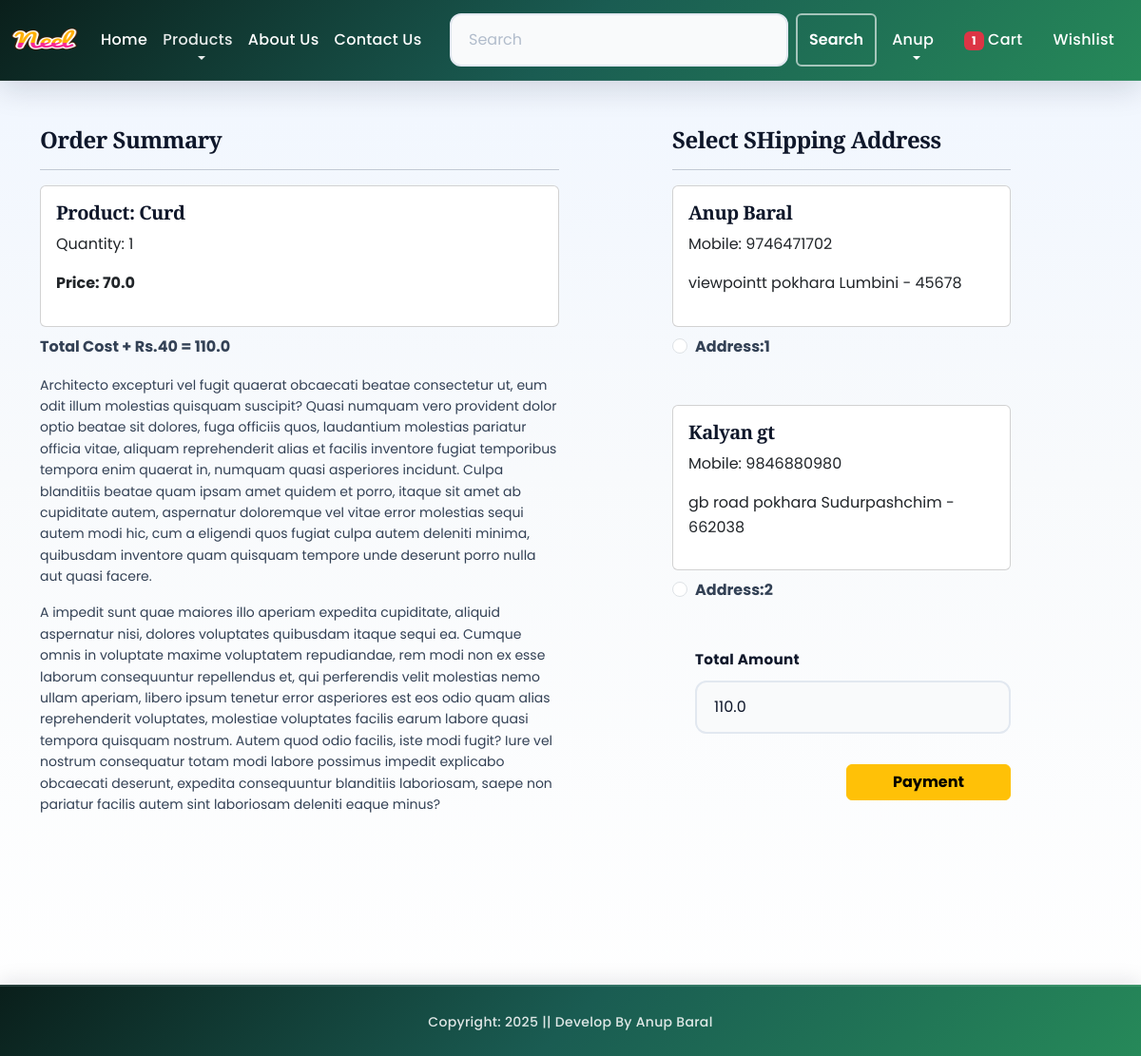
The page /checkout/process/ (signed in) on the database as committed earlier.
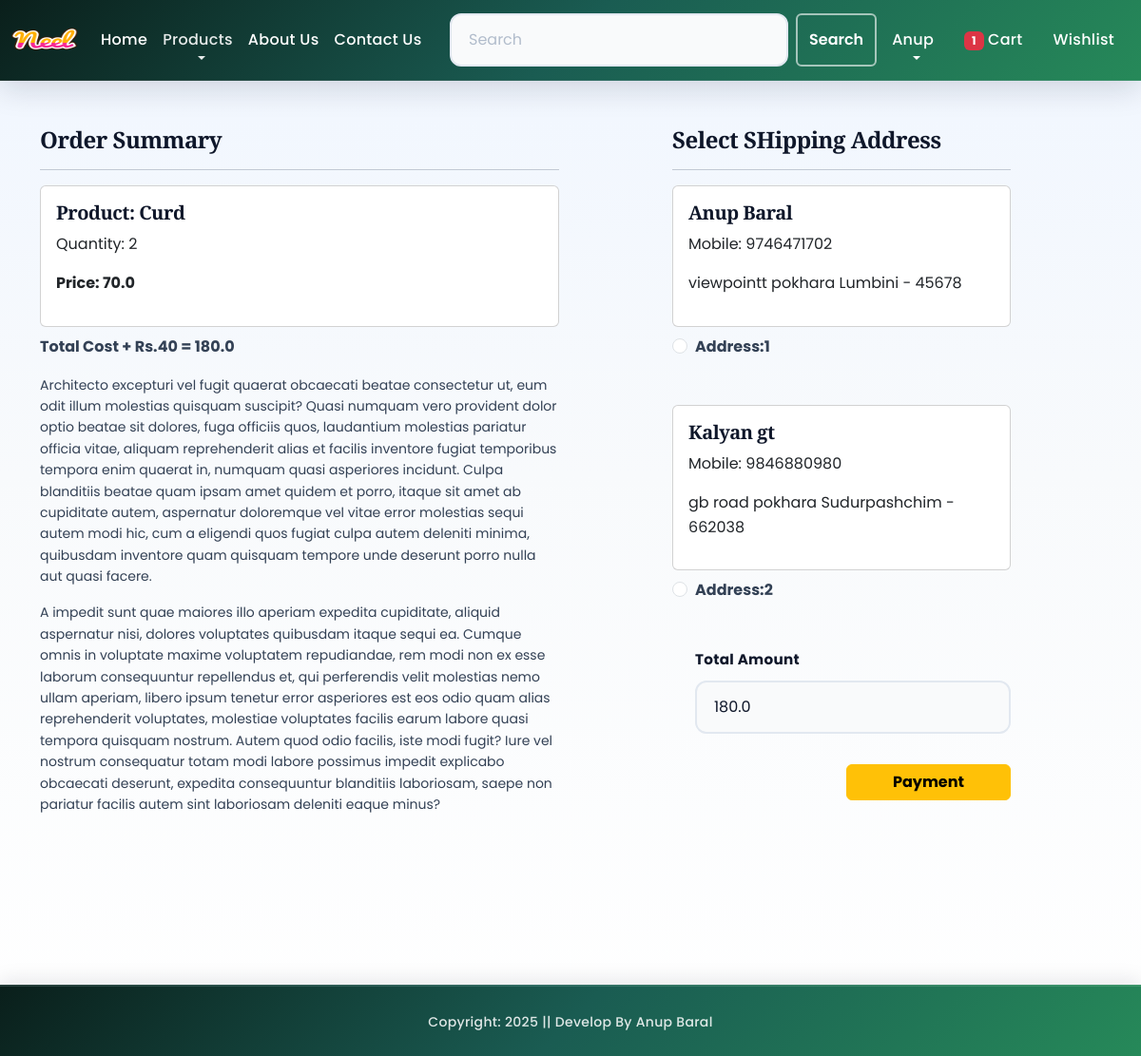
The same page on the database as committed later.
### app/models.py (models this page shows, shortened)
class Cart(models.Model):
    user = models.ForeignKey(User,on_delete=models.CASCADE)
    product = models.ForeignKey(Product,on_delete=models.CASCADE)
    variant = models.ForeignKey(ProductVariant, on_delete=models.SET_NULL, null=True, blank=True)
    quantity = models.PositiveIntegerField(default=1)

class Product(models.Model):
    title = models.CharField(max_length=100)
    selling_price = models.FloatField()
    discounted_price = models.FloatField()
    description = models.TextField()
    composition = models.TextField(default='')
    prodapp = models.TextField(default='')
    category = models.CharField(choices=CATEGORY_CHOICES, max_length=2)
    product_image = models.ImageField(upload_to='product')
    farmer = models.ForeignKey('Farmer', on_delete=models.SET_NULL, null=True, blank=True, related_name='products')

### app/views.py (the view, shortened to what this page needs)
# urls.py: path('checkout/', views.show_cart, name='show_cart'),
class checkout(View):
    def get(self, request):
        user = request.user
        add = Customer.objects.filter(user=user)
        cart_items = Cart.objects.filter(user=user)
        famount = 0
        for p in cart_items:
            unit_price = p.variant.discounted_price if p.variant else p.product.discounted_price
            famount += p.quantity * unit_price
        totalamount = famount + 40
        razoramount = int(totalamount * 100)  # in paise
        client = razorpay.Client(auth=(settings.RAZOR_KEY_ID, settings.RAZOR_KEY_SECRET))
        data = {
            "amount": razoramount,
            "currency": "INR",
            "receipt": "order_rcptid_12"
        }
        payment_response = client.order.create(data=data)
        print(payment_response)
        order_id = payment_response['id']
        order_status = payment_response['status']
        return render(request, 'app/checkout.html', locals())

### app/context_processors.py (called while the page is built)
def cart_item_count(request):
    totalitem = 0
    if request.user.is_authenticated:
        totalitem = Cart.objects.filter(user=request.user).count()
    return {'totalitem': totalitem}

### app/templates/app/checkout.html (shortened to what this page needs)
{% extends "app/base.html" %}
{% load static %}
{% block main-content %}
<div class="container">
    <div class="row mt-5">
        <div class="col-sm-6">
            <h4>Order Summary</h4>
            <hr>
            {% for item in cart_items %}
            <div class="card mb-2">
                <div class="card-body">
                    <h5>Product: {{ item.product.title }}</h5>
                    <p>Quantity: {{ item.quantity }}</p>
                    <p class="fw-bold">Price: {{ item.product.discounted_price }}</p>
                </div>
            </div>
            {% endfor %}
            <p class="fw-bold">Total Cost + Rs.40 = {{ totalamount }}</p>
            <small>{% lorem 2 p random %} </small>
            <br><br>
            <br><br>
        </div>
        <div class="col-sm-4 offset-sm-1">
            <h4>Select SHipping Address</h4>
            <hr>
            <form method="post" id="myform">
                {% for ad in add %}
                <div class="card">
                    <div class="card-body">
                        <h5>{{ ad.name }}</h5>
                        <p>Mobile: {{ ad.mobile }}</p>
                        <p>{{ ad.locality }} {{ ad.city }} {{ ad.state }} - {{ ad.zipcode }}</p>
                    </div>
                </div>
                <div class="form-check mt-2 mb-5">
                    <input class="form-check-input" type="radio" name="custid" id="custadd{{ forloop.counter }}" value="{{ ad.id }}">
                    <label class="form-check-label fw-bold" for="custadd{{ forloop.counter }}">
                        Address:{{ forloop.counter }} </label>
                </div>
                {% endfor %}
                <div class="form-check mb-3">
                    <label for="totalamount" class="form-label">Total Amount</label>
                    <input type="number" class="form-control" name="totalamount" value={{ totalamount }} readonly>
                </div>
                <div class="text-end">
                    <button id="rzp-button1" type="submit" class="btn btn-warning mt-3 px-5 fw-bold">Payment</button>
                    <br><br>
                    <br><br>
                </div>
            </form>
        </div>
    </div>
</div>
{% endblock main-content %}

Rows that differ between the two databases and show on the page:
changed Cart "Curd": quantity "1" → "2"
Other text that changed with them:
{{ totalamount }}: "110.0" → "180.0"
form field totalamount: "110.0" → "180.0"
